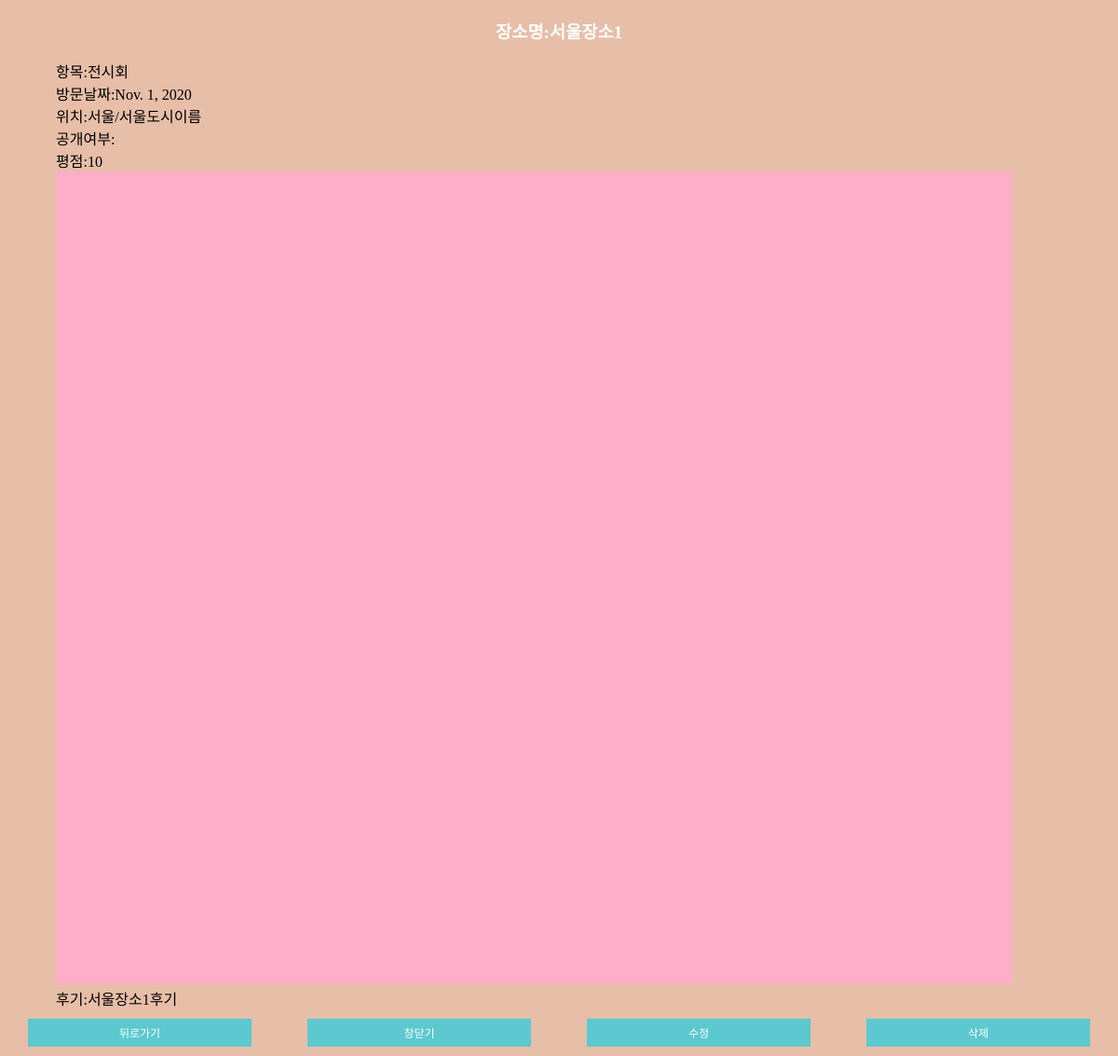
/1/, run on the app's committed database.
### mainapp/models.py (models this page shows, shortened)
class Post(models.Model):
    name=models.CharField(max_length=50)
    item=models.CharField(max_length=50) # 카테고리
    rating= models.IntegerField()
    date=models.DateField(null=True, blank=True)
    image=models.ImageField(upload_to='userimg', null=True)
    comment=models.TextField()
    country = models.CharField(max_length=50)
    city = models.CharField(max_length=50)
    user = models.ForeignKey(User, on_delete=models.CASCADE, null=True)

### mainapp/views.py (the view)
# urls.py: path('<int:pk>/',views.posting, name="posting"), #post 세부내용
def posting(request, pk):
    post = Post.objects.get(pk=pk)
    return render(request, 'mainapp/posting.html', {'post':post})

### mainapp/templates/mainapp/posting.html (shortened to what this page needs)
{% extends 'base3.html' %}
{% load static %}
{% block content %}
    <h3>장소명:{{post.name}}</h3>
    <div id='text_contents'>
        <p>항목:{{post.item}}</p>
        <p>방문날짜:{{post.date}}</p>
        <p>위치:{{post.country}}/{{post.city}}</p>
        <p>공개여부:{{post.public}}</p>
        <p>평점:{{post.rating}}</p>
        {% if post.image %}
            <img src = "{{ post.image.url }}" alt="{{post.name}}" width="95%">
            <br>
        {% endif %}
        <p>후기:{{post.comment}}</p>
    </div>
    <div id='container'>
        <button id='ct_items' onclick="javascript:history.back();">뒤로가기</button>
        <button id='ct_items' onclick="window.close();">창닫기</button>
        <a id='ct_items' href="{% url 'mainapp:edit_posting' %}">수정</a>
        <a id='ct_items' href="/{{post.pk}}/remove">삭제</a>
    </div>
{% endblock %}

### static/base3.css (style rules this page uses)
body { margin: 0px; background-color: rgb(231, 190, 167); font-family: 'SCDream'; }
a { height: 50px; }
a:link { color: black; text-decoration: none; }
h3 { text-align: center; color: white; }
button { width: 30%; margin: 20px; margin-left: 35%; margin-right: 35%; height: 30px; border-radius: 30px; background-color: rgb(91, 201, 207); color: white; border: none; }
#container { font-size: 12px; display: flex; flex-direction: row; justify-content: space-around; margin-bottom: 10px; }
#ct_items { font-size: 12px; width: 20%; background-color: rgb(91, 201, 207); color: white; height: 30px; border-radius: 0; margin: 0; text-align: center; align-content: center; }
#text_contents { width: 90%; margin-left: 5%; margin-bottom: 10px; }
p { margin: 0; }

### data on the page
Post: name "서울장소1", item "전시회", date "Nov. 1, 2020", country "서울", city "서울도시이름", rating "10", image (picture), comment "서울장소1후기"
